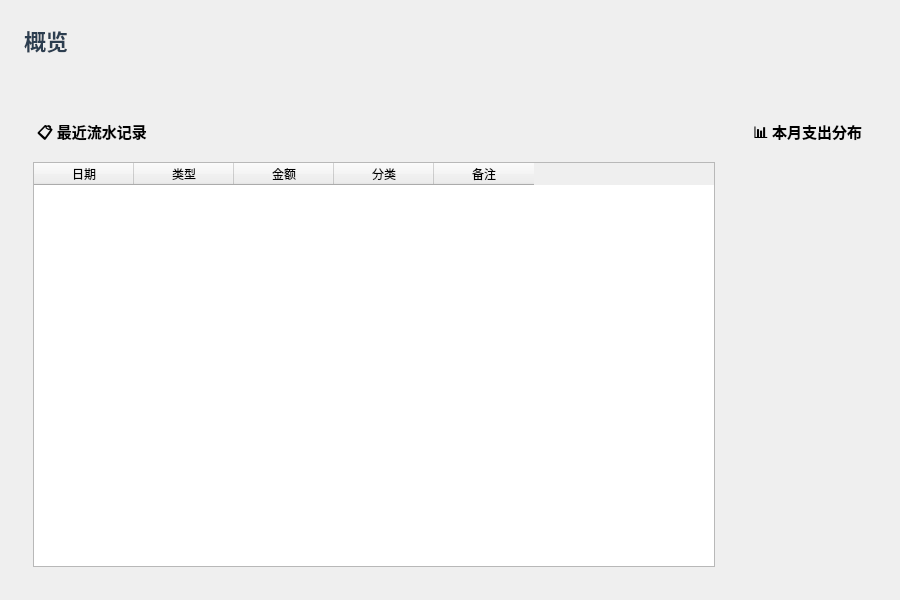
<?xml version="1.0" encoding="UTF-8"?>
<ui version="4.0">
 <class>DashboardPage</class>
 <widget class="QWidget" name="DashboardPage">
  <property name="geometry">
   <rect><x>0</x><y>0</y><width>900</width><height>600</height></rect>
  </property>
  <layout class="QVBoxLayout" name="mainLayout">
   <property name="leftMargin"><number>24</number></property>
   <property name="topMargin"><number>24</number></property>
   <property name="rightMargin"><number>24</number></property>
   <property name="bottomMargin"><number>24</number></property>
   <property name="spacing"><number>20</number></property>
   <!-- 标题 -->
   <item>
    <widget class="QLabel" name="pageTitle">
     <property name="text"><string>概览</string></property>
     <property name="styleSheet"><string notr="true">font-size: 22px; font-weight: bold; color: #2C3E50; background: transparent; padding: 0;</string></property>
    </widget>
   </item>
   <!-- 汇总卡片行 -->
   <item>
    <layout class="QHBoxLayout" name="cardsRow">
     <property name="spacing"><number>16</number></property>
     <item>
      <widget class="QLabel" name="cardIncome">
       <property name="textFormat"><enum>Qt::RichText</enum></property>
      </widget>
     </item>
     <item>
      <widget class="QLabel" name="cardExpense">
       <property name="textFormat"><enum>Qt::RichText</enum></property>
      </widget>
     </item>
     <item>
      <widget class="QLabel" name="cardBalance">
       <property name="textFormat"><enum>Qt::RichText</enum></property>
      </widget>
     </item>
    </layout>
   </item>
   <!-- 底部双栏 -->
   <item>
    <layout class="QHBoxLayout" name="bottomRow">
     <property name="spacing"><number>16</number></property>
     <!-- 左栏：最近流水 -->
     <item>
      <widget class="QFrame" name="recentFrame">
       <property name="class" stdset="0"><string>card</string></property>
       <layout class="QVBoxLayout" name="recentLayout">
        <item>
         <widget class="QLabel" name="recentTitle">
          <property name="text"><string>📋 最近流水记录</string></property>
          <property name="styleSheet"><string notr="true">font-size: 15px; font-weight: bold; background: transparent; padding-bottom: 8px;</string></property>
         </widget>
        </item>
        <item>
         <widget class="QTableWidget" name="recentTable">
          <property name="editTriggers"><set>QAbstractItemView::NoEditTriggers</set></property>
          <property name="selectionBehavior"><enum>QAbstractItemView::SelectRows</enum></property>
          <property name="minimumHeight"><number>280</number></property>
          <column>
           <property name="text"><string>日期</string></property>
          </column>
          <column>
           <property name="text"><string>类型</string></property>
          </column>
          <column>
           <property name="text"><string>金额</string></property>
          </column>
          <column>
           <property name="text"><string>分类</string></property>
          </column>
          <column>
           <property name="text"><string>备注</string></property>
          </column>
         </widget>
        </item>
       </layout>
      </widget>
     </item>
     <!-- 右栏：支出分布 -->
     <item>
      <widget class="QFrame" name="catFrame">
       <property name="class" stdset="0"><string>card</string></property>
       <layout class="QVBoxLayout" name="catLayout">
        <item>
         <widget class="QLabel" name="catTitle">
          <property name="text"><string>📊 本月支出分布</string></property>
          <property name="styleSheet"><string notr="true">font-size: 15px; font-weight: bold; background: transparent; padding-bottom: 8px;</string></property>
         </widget>
        </item>
        <item>
         <widget class="QWidget" name="categoryBreakdown">
          <property name="styleSheet"><string notr="true">background: transparent;</string></property>
          <layout class="QVBoxLayout" name="breakdownLayout">
           <property name="leftMargin"><number>0</number></property>
           <property name="topMargin"><number>0</number></property>
           <property name="rightMargin"><number>0</number></property>
           <property name="bottomMargin"><number>0</number></property>
           <property name="spacing"><number>6</number></property>
          </layout>
         </widget>
        </item>
        <item>
         <spacer name="catSpacer">
          <property name="orientation"><enum>Qt::Vertical</enum></property>
          <property name="sizeHint"><size><width>20</width><height>40</height></size></property>
         </spacer>
        </item>
       </layout>
      </widget>
     </item>
    </layout>
   </item>
  </layout>
 </widget>
</ui>
